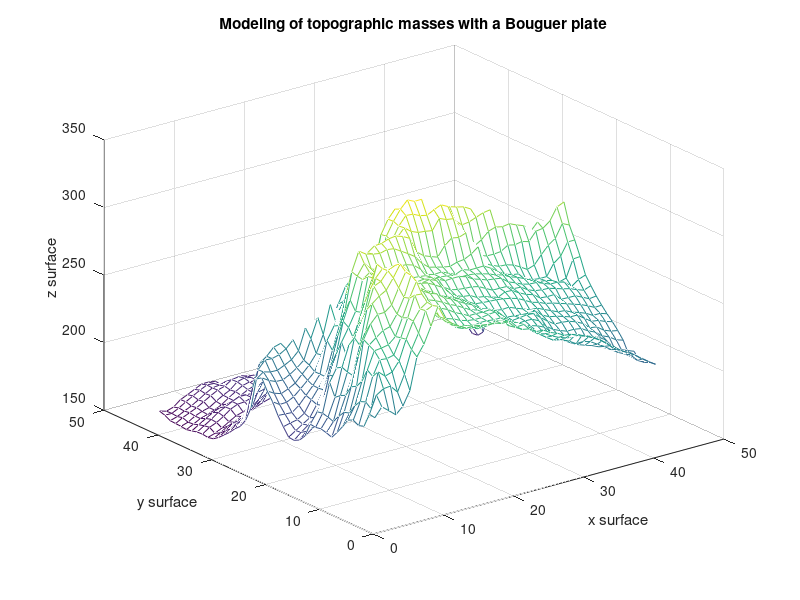
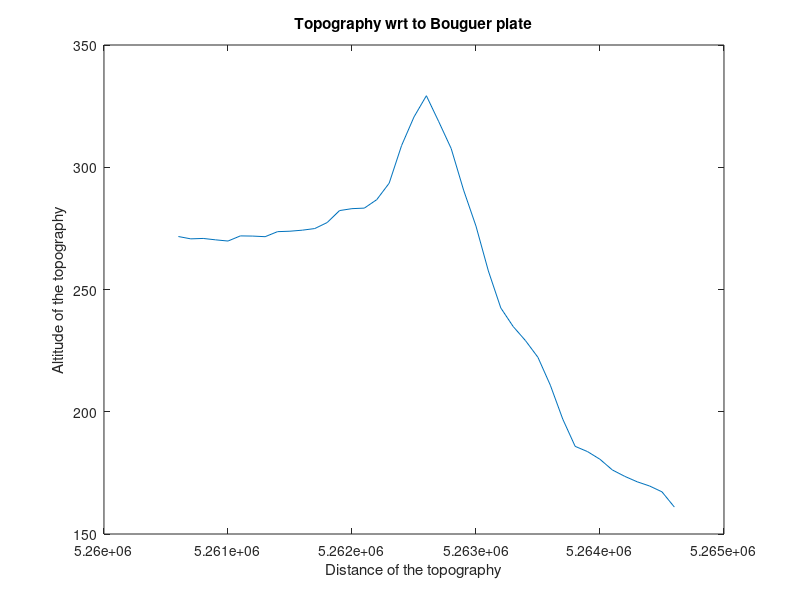

Here is the MATLAB script that generated these plots, in order: (Note: this script raises an error after producing the figures.)


clc;
clear all;
format long g;

%%%%%%%%%%%%%%%%%%%%%%%%%%%%%%%%%%%%%%%%%%%

dgm = load('dgm.mat');
surface_x = dgm.dgm.x;
surface_y = dgm.dgm.y;
surface_z = dgm.dgm.z;

%% Task 1 part 1
%%%%%%%%%%%%%%%%%%%%%%%%%%%%%%%%%%%%%%%%%%%%%%%%%%%%%%%%%%%%%
% % Topographic contribution to gravity in case of modeling of 
% %     the topographic masses with a Bouguer plate

%%%%%%%%%%%%%%%%%%%%%%%%%%%%%%%%%%%%%%%%%%%
% % Find the center of new surface (Zugspite)
 %why here Index 20183?   not 201*201 
 %here we are saving max value as the center of z and total number for the y is saved as index.
%%%%%%%%%%%%%%%%%%%%%%%%%%%%%%%%%%%
[center_surface_z,Index] = max(surface_z(:)); 
[I_row, I_col] = ind2sub(size(surface_z),Index);

%%%%%%%%%%%%%%%%%%%%%%%%%%%%%%%%%%%%%%%%%%%%%%%%%%%%%%%%%%%%%%%%%%%%%%%%%%%
% % New Surface with length 4 km, orientation: north-south, and point     %
% %   distance 100 m why we are increasing row by 40? If we want to       %
% increase in the east-west or only east or only north or only south or   %
% onlywest then how we will deal eith the above formual? Incase of only   %
% altitude like in z direction?                                           %
%%%%%%%%%%%%%%%%%%%%%%%%%%%%%%%%%%%%%%%%%%%%%%%%%%%%%%%%%%%%%%%%%%%%%%%%%%%%%
Line_X = surface_x(I_col-40:2:I_col+40);
Line_Y = surface_y(I_row-40:2:I_row+40);
Line_Z = surface_z(I_row-40:2:I_row+40,I_col-40:2:I_col+40);

%%%%%%%%%%%%%%%%%%%%%%%%%%%%%%%%%%%%%%%%%%%%%%%%%%%%%%%%%
% % Modeling of topographic masses with a Bouguer plate %
%%%%%%%%%%%%%%%%%%%%%%%%%%%%%%%%%%%%%%%%%%%%%%%%%%%%%%%%%
G = 6.674*10^(-11);
rho = 2670;
gp_top_Bouguer = 2*pi*G*rho*Line_Z*10^(5);    


% Plots
figure();
mesh(gp_top_Bouguer);
title('Modeling of topographic masses with a Bouguer plate');
xlabel('x surface');
ylabel('y surface');
zlabel('z surface'); 


figure();
plot(Line_Y,gp_top_Bouguer(:,21)); %because 21 column is the center of the all column
xlabel('Distance of the topography');
ylabel('Altitude of the topography');
title('Topography wrt to Bouguer plate');
%%%%%%%%%%%%%%%%%%%%%%%% Task 1 part 2%%%%%%%%%%%%%%%%%%%%%%%
%%%%%%%%%%%%%%%%%%%%%%%%%%%%%%%%%%%%%%%%%%%%%%%%%%%%%%%%%%%%%
%%% Topographic masses with rectangular prisms              %
%%%%%%%%%%%%%%%%%%%%%%%%%%%%%%%%%%%%%%%%%%%%%%%%%%%%%%%%%%%%%

SurfaceX1= repmat(surface_x - 25,numel(surface_y(1,:)),1);
SurfaceX2= repmat(surface_x + 25,numel(surface_y(1,:)),1);
SurfaceY3= repmat(surface_y.' - 25,1,numel(surface_y(1,:)));
SurfaceY4= repmat(surface_y.' + 25,1,numel(surface_y(1,:)));


for k=1:numel(Line_Z(1,:))
    G=SurfaceY3-Line_Y(1,k);
    gp_top_rectangular_Prism(1,k) = sum(sum(v1prism(SurfaceX1-Line_X(1,21),SurfaceX2-Line_X(1,21),SurfaceY3-Line_Y(1,k),SurfaceY4-Line_Y(1,k),-Line_Z(k,21),surface_z-Line_Z(k,21))));
    gp_top_rectangular_Prism(1,k) =gp_top_rectangular_Prism(1,k)*rho*10^(-3);
end

%%%%%%%%%%%%%%%%%%%%%%%%%%%%%%%%%%%%%%%%%%%%%%%%%%%%%
%%                            Plots                 %
%%%%%%%%%%%%%%%%%%%%%%%%%%%%%%%%%%%%%%%%%%%%%%%%%%%%%
 figure();
 plot(gp_top_rectangular_Prism);
 xlabel('Distance of the topography');
ylabel('Altitude of the topography');
title('Topography wrt to Rectangular Prism');

 figure();
 plot(Line_Y,gp_top_rectangular_Prism);
 hold on;
 plot(Line_Y,gp_top_Bouguer(:,21));
 hold off;
xlabel('Distance of the topography');
ylabel('Altitude of the topography');
title('comparison-Topography wrt to Bouguer plate and Rectangular Prism');

 
 %%%%%%%%%%%%%%%%%%%%%%%%%%%%%%%%%%%%%%%%%%%%%%%%%%%%%%%%%%%
 %%                             Task 2                    %
%%%%%%%%%%%%%%%%%%%%%%%%%%%%%%%%%%%%%%%%%%%%%%%%%%%%%%%%%%%%%

field_X =400:150:1300;
field_Y = 400:150:1300;
field_Z1 = repmat(1300,numel(field_Y(1,:)),1); 
a=find(field_Y(:) == 150);
field_Z2(1:7) = repmat(1300,numel(field_Y(1,:)),1); 
 


 %%%%%%%%%%%%%%%%%%%%%%%%% Task 3%%%%%%%%%%%%%%%%%%%%%%%%%%%%
%%%%%%%%%%%%%%%%%%%%%%%%%%%%%%%%%%%%%%%%%%%%%%%%%%%%%%%%%%%%%
% %                   Orthometric heights                  %%
%%%%%%%%%%%%%%%%%%%%%%%%%%%%%%%%%%%%%%%%%%%%%%%%%%%%%%%%%%%%%
Cp = 29035;
gp = 9.80005688;
free_air_gravity_grad = -0.3086*10^(-5);
%%%%%%%%%%%%%%%%%%%%%%%%%%%%%%%%%%%%%%%%%%%
% % Using Helmert heights formula         %
%%%%%%%%%%%%%%%%%%%%%%%%%%%%%%%%%%%%%%%%%%%
g_bar_1 = gp + 0.0424*10^(-5)*center_surface_z;
Hp = Cp/g_bar_1;
%%%%%%%%%%%%%%%%%%%%%%%%%%%%%%%%%%%%%%%%%%%%%%%%%%%%%%%%%%%%%%%%
%   Using precise computation of the topographic contribution  %
%%%%%%%%%%%%%%%%%%%%%%%%%%%%%%%%%%%%%%%%%%%%%%%%%%%%%%%%%%%%%%%%
v_top_rectangular_Prism = sum(sum(vprism(SurfaceX1-Line_X(1,21),SurfaceX2-Line_X(1,21),SurfaceY3-Line_Y(1,21),SurfaceY4-Line_Y(1,21),-Line_Z(21,21),surface_z-Line_Z(21,21))))*rho*10^(-3);
v_top_rectangular_Prism_Zero = sum(sum(vprism(SurfaceX1-Line_X(1,21),SurfaceX2-Line_X(1,21),SurfaceY3-Line_Y(1,21),SurfaceY4-Line_Y(1,21),0,surface_z)))*rho*10^(-3);

gptop =gp_top_rectangular_Prism(1,21);

g_bar_2 = gp - free_air_gravity_grad*center_surface_z/2 - gptop*10^(-5) +(v_top_rectangular_Prism_Zero - v_top_rectangular_Prism)/center_surface_z;
Hp2 = Cp/g_bar_2;

